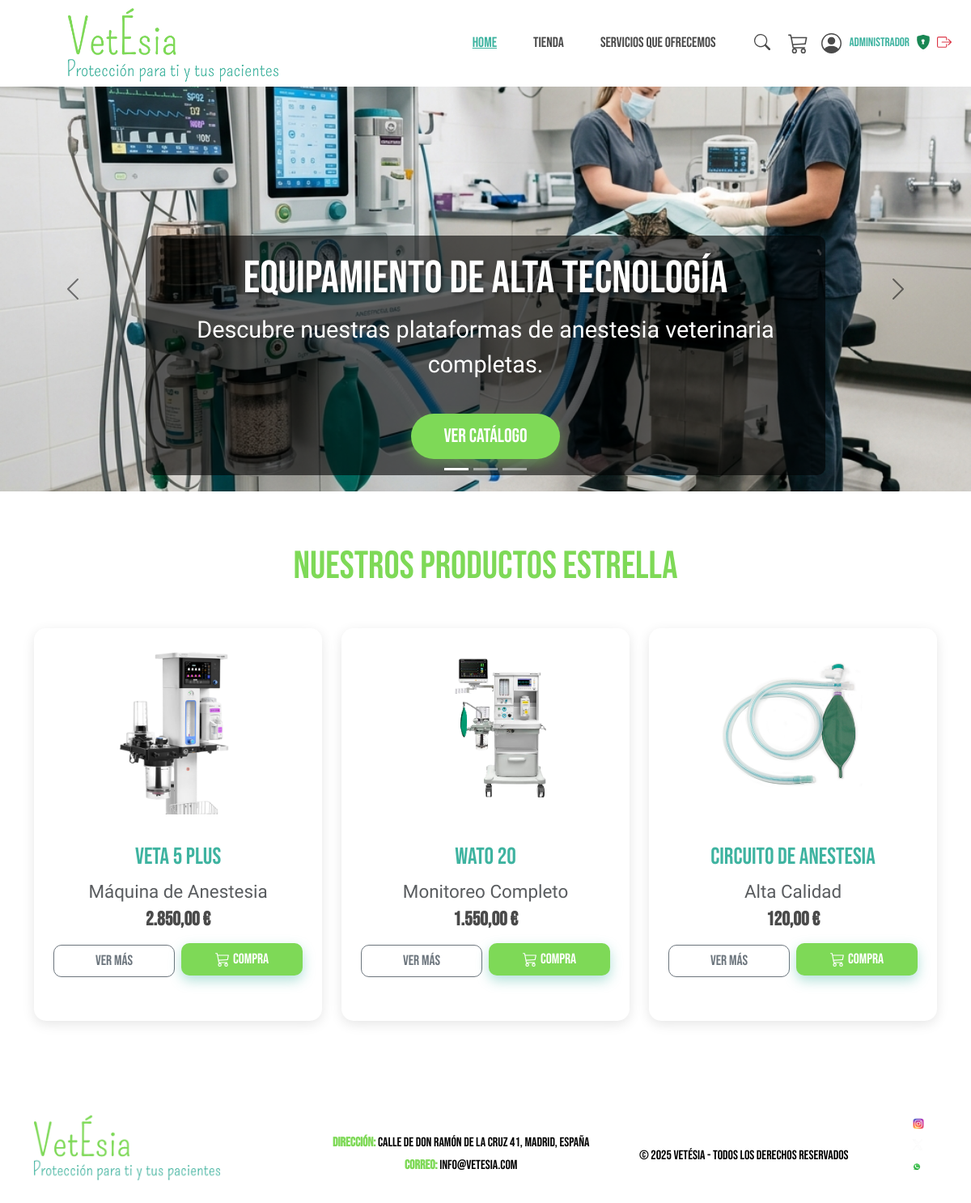
/index.html (signed in), run on the app's committed database.
### tables this page shows
CREATE TABLE productos (
            id INTEGER PRIMARY KEY AUTOINCREMENT,
            slug TEXT NOT NULL UNIQUE,
            nombre TEXT NOT NULL,
            categoria TEXT NOT NULL,
            precio REAL NOT NULL,
            descripcion TEXT NOT NULL,
            especificaciones_json TEXT,
            imagen_url TEXT NOT NULL,
            stock INTEGER DEFAULT 20,
            stock_minimo INTEGER DEFAULT 5,
            activo INTEGER DEFAULT 1
        );

### app.py (the view)
@app.route('/')
@app.route('/index.html')
def index():
    conn = get_db_connection()
    productos = conn.execute('SELECT * FROM productos LIMIT 3').fetchall()
    conn.close()
    return render_template('index.html', productos=productos)

### app.py (called while the page is built)
def get_db_connection():
    db_path = os.path.join(os.path.dirname(__file__), 'database.db')
    conn = sqlite3.connect(db_path)
    conn.row_factory = sqlite3.Row
    return conn

@app.context_processor
def inject_global_data():
    cart = session.get('cart', {})
    cart_count = sum(cart.values())
    logged_in = 'user_id' in session
    user_name = session.get('user_name', '')
    def get_image_url(url):
        if not url:
            return '/static/fotos/logo.webp'
        if '://' in url or url.startswith('/') or url.startswith('data:'):
            return url
        return f'/static/fotos/{url}'
    return dict(cart_count=cart_count, logged_in=logged_in, user_name=user_name, get_image_url=get_image_url)

### templates/index.html (shortened to what this page needs)
<!DOCTYPE html>
<html lang="es">
<head>
    <link href="https://cdn.jsdelivr.net/npm/bootstrap@5.3.3/dist/css/bootstrap.min.css" rel="stylesheet">
    <link rel="stylesheet" href="/static/css/vetesia.css">
</head>
<body>
    <div class="container-1 d-flex justify-content-between align-items-center px-4">
        <a href="/"><img src="/static/fotos/logo.webp" alt="Logo Editor de Ropa" class="logo-1"></a>
        <div class="d-flex align-items-center">
            <ul class="nav mb-0 me-4">
                <li class="nav-item">
                    <a href="/" class="nav-link active">Home</a>
                </li>
                <li class="nav-item">
                    <a href="/tienda.html" class="nav-link">Tienda</a>
                </li>
                <li class="nav-item">
                    <a href="/servicios.html" class="nav-link">Servicios que ofrecemos</a>
                </li>
            </ul>
            <div class="header-icons d-flex align-items-center">
                <div class="search-box">
                    <button class="search-btn" onclick="event.preventDefault(); this.previousElementSibling.focus();">
                    </button>
                </div>
                <a href="/carrito.html" class="icon-link ms-3 position-relative" title="Carrito de Compras">
                </a>
                <a href="/cuenta.html" class="icon-link ms-3 d-flex align-items-center text-decoration-none" title="{% if logged_in %}Sesión iniciada como {{ user_name }}{% else %}Mi Cuenta{% endif %}" style="color: inherit;">
                    {% if logged_in %}
                    <span class="ms-1 d-none d-lg-inline" style="font-size: 0.95rem; color: #3eb3a0; font-weight: 500; max-width: 120px; overflow: hidden; text-overflow: ellipsis; white-space: nowrap;">
                        {{ user_name }}
                    </span>
                    {% if session.get('user_email') == 'admin@vetesia.com' %}
                    <a href="/admin.html" class="ms-2 text-success" title="Panel de Administración">
                    </a>
                    {% endif %}
                    <a href="/logout" class="ms-2 text-danger" title="Cerrar Sesión">
                    </a>
                    {% endif %}
                </a>
            </div>
        </div>
    </div>
    <section class="hero-section p-0">
        <div id="heroCarousel" class="carousel slide" data-bs-ride="carousel" data-bs-interval="3000">
            <div class="carousel-indicators">
                <button type="button" data-bs-target="#heroCarousel" data-bs-slide-to="0" class="active" aria-current="true" aria-label="Slide 1"></button>
                <button type="button" data-bs-target="#heroCarousel" data-bs-slide-to="1" aria-label="Slide 2"></button>
                <button type="button" data-bs-target="#heroCarousel" data-bs-slide-to="2" aria-label="Slide 3"></button>
            </div>
            <div class="carousel-inner">
                <div class="carousel-item active">
                    <img src="/static/fotos/vet_anesthesia_1.png" class="d-block w-100 object-fit-cover" style="height: 500px; object-position: center;" alt="Máquina de Anestesia">
                    <div class="carousel-caption d-none d-md-block" style="background: rgba(0,0,0,0.6); border-radius: 10px; padding: 20px;">
                        <h1 class="hero-title text-white mb-2" style="font-size: 3.5rem; text-shadow: 2px 2px 4px rgba(0,0,0,0.5);">EQUIPAMIENTO DE ALTA TECNOLOGÍA</h1>
                        <p class="hero-subtitle text-white">Descubre nuestras plataformas de anestesia veterinaria completas.</p>
                        <a href="#productos" class="btn btn-custom mt-2">Ver Catálogo</a>
                    </div>
                </div>
            </div>
            <button class="carousel-control-prev" type="button" data-bs-target="#heroCarousel" data-bs-slide="prev">
                <span class="carousel-control-prev-icon" aria-hidden="true" style="filter: invert(100%);"></span>
            </button>
            <button class="carousel-control-next" type="button" data-bs-target="#heroCarousel" data-bs-slide="next">
                <span class="carousel-control-next-icon" aria-hidden="true" style="filter: invert(100%);"></span>
            </button>
        </div>
    </section>
    <section id="productos" class="container mt-5 mb-5 pt-3">
        <h2 class="text-center mb-5" style="font-size: 3rem; color: #7ed957;">NUESTROS PRODUCTOS ESTRELLA</h2>
        <div class="row justify-content-center">
            {% for producto in productos %}
            <div class="col-md-4 col-sm-6 mb-4">
                <div class="card product-card text-center position-relative h-100 d-flex flex-column justify-content-between">
                    <div>
                        <img src="/static/fotos/{{ producto.imagen_url }}" class="card-img-top product-img" alt="{{ producto.nombre }}">
                        <div class="card-body pb-0">
                            <h5 class="product-title">{{ producto.nombre }}</h5>
                            <p class="card-text text-muted mb-1" style="font-family: 'Smooch Sans', sans-serif; font-size: 1.4rem;">{{ producto.categoria }}</p>
                            <h4 class="mb-3 fw-bold" style="color: #4a4a4a;">{{ "{:,.2f}".format(producto.precio).replace(",", "X").replace(".", ",").replace("X", ".") }} €</h4>
                        </div>
                    </div>
                    <div class="card-body pt-0 pb-4">
                        <div class="d-flex justify-content-center gap-2 px-2">
                            <a href="/{{ producto.slug }}.html" class="btn btn-outline-secondary w-50 m-0" style="border-radius: 10px; font-weight: 500; font-size: 1.1rem !important; padding: 6px 0; display: flex; align-items: center; justify-content: center;">Ver Más</a>
                            <form action="/cart/add" method="POST" class="w-50 m-0">
                                <button type="submit" class="btn btn-1 text-white w-100 m-0 d-flex align-items-center justify-content-center gap-1" style="font-size: 1.1rem; padding: 6px 0; height: 100%;"> Compra</button>
                            </form>
                        </div>
                    </div>
                </div>
            </div>
            {% endfor %}
        </div>
    </section>
    <footer class="gradient-footer text-white text-center ">
        <div class="container">
            <img src="/static/fotos/logo.webp" alt="Logo Editor de Ropa" class="logo mb-2">
            <div class="contact-info mt-3" style="color: black;">
                <p class="mb-1" style="color: black;"><strong>Dirección:</strong> Calle de Don Ramón de la Cruz 41,
                    Madrid, España</p>
                <p class="mb-1" style="color: black;"><strong>Correo:</strong> <a href="mailto:info@vetésia.com"
                        style="color: black; text-decoration: none;">info@vetesia.com</a></p>
            </div>
            <p class="mt-3 mb-0" style="color: black;">&copy; 2025 VetÉsia - Todos los derechos reservados</p>
            <div class="social-icons">
                <a href="https://www.instagram.com/nazth09?igsh=MWoxYXZ6N2pyczA1Ng%3D%3D&utm_source=qr" target="_blank"
                    class="mx-2">
                    <img src="/static/fotos/Instagram.png" alt="Instagram" class="social-logo">
                </a>
                <a href="https://x.com/nathansmf?s=11&t=5QyMTIlgbGhRkPTGuh2HUg" target="_blank" class="mx-2">
                    <img src="/static/fotos/pixelcut-export.png" alt="Twitter" class="social-logo">
                </a>
                <a href="https://wa.me/691019799" target="_blank" class="whatsapp">
                    <img src="/static/fotos/Whatsapp.png" alt="WhatsApp" class="social-logo">
                </a>
            </div>
        </div>
    </footer>
</body>
</html>

### static/css/vetesia.css (style rules this page uses)
body { font-family: "Bebas Neue", serif; font-weight: 20px; text-transform: none; height: 100%; margin: 0; min-height: 100vh; }
.container-1 img { align-items: flex-start; width: 600px; }
h2 { color: #7ed957; }
.logo { max-width: 230px; height: auto; }
.logo-1 { max-width: 320px; height: auto; padding-left: 60px; padding-top: 5px; padding-bottom: 6px; }
.btn-1 { width: 135px; margin-top: 10px; background-color: #7ed957; color: white !important; border-radius: 10px; border: none; margin-bottom: 20px; box-shadow: 0px 6px 15px rgba(62, 179, 160, 0.4); transform: translateY(-2px); transition: all 0.3s ease; }
.btn-custom { background-color: #7ed957; color: white; font-size: 1.5rem; padding: 10px 40px; border-radius: 30px; border: none; transition: all 0.3s ease; text-decoration: none; display: inline-block; box-shadow: 0px 6px 15px rgba(126, 217, 87, 0.4); }
.search-box { display: flex; align-items: center; }
.search-btn { background: none !important; border: none !important; outline: none; cursor: pointer; z-index: 2; }
.nav-icon { width: 25px !important; height: auto !important; }
.nav-icon-search { width: 20px !important; height: auto !important; }
.nav { display: flex; justify-content: flex-end; align-items: center; gap: 15px; margin-left: auto; }
.nav .nav-link { color: #4a4a4a; font-size: 1.1rem; padding: 10px 15px; border-radius: 8px; transition: all 0.3s ease; text-decoration: none; }
.nav .nav-link:hover, .nav .nav-link.active { color: #3eb3a0 !important; background-color: transparent !important; text-decoration: underline; }
.cart-icon-svg, .nav-svg-icon { color: #4a4a4a; transition: color 0.3s ease; }
footer { flex: 1; font-family: "Bebas Neue", serif; font-weight: 20px; font-style: normal; color: rgb(0, 0, 0); font-size: 16px; padding: 40px 0; display: flex; justify-content: space-between; align-items: center; text-align: left; width: 100%; margin-top: auto; }
.contact-info strong { color: #7ed957; font-size: 16px; }
footer .container { display: flex; justify-content: space-between; width: 100%; align-items: center; }
.social-icons { display: flex; flex-direction: column; align-items: flex-end; margin-bottom: 10px; }
.social-logo { max-height: 20px; margin-bottom: 5px; }
.whatsapp { margin-top: 2px; margin-right: 15px; width: 20px; height: 20px; }
.hero-section { background-color: #f8f9fa; padding: 80px 0; text-align: center; background: linear-gradient(135deg, #e0f7f4 0%, #f8f9fa 100%); }
.hero-title { font-size: 4rem; color: #3eb3a0; margin-bottom: 20px; }
.hero-subtitle { font-family: 'Smooch Sans', sans-serif; font-size: 1.8rem; color: #555; margin-bottom: 30px; }
.product-card { border: none; border-radius: 15px; box-shadow: 0 4px 15px rgba(0,0,0,0.1); transition: transform 0.3s ease; margin-bottom: 30px; overflow: hidden; background-color: #ffffff; }
.product-img { height: 250px; object-fit: contain; background-color: #fff; padding: 20px; transition: transform 0.3s ease; }
.product-title { font-size: 1.8rem; color: #3eb3a0; }

### data on the page
productos: imagen_url (picture), nombre "Veta 5 Plus", categoria "Máquina de Anestesia", precio "2.850,00"
productos: imagen_url (picture), nombre "Wato 20", categoria "Monitoreo Completo", precio "1.550,00"
productos: imagen_url (picture), nombre "Circuito de Anestesia", categoria "Alta Calidad", precio "120,00"

### other printed values
{{ user_name }} "Administrador"
